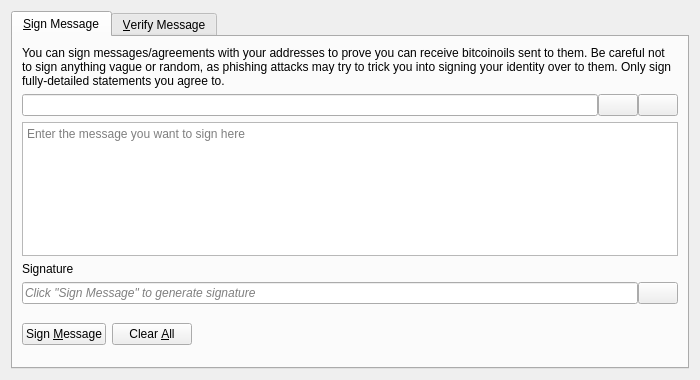
<?xml version="1.0" encoding="UTF-8"?>
<ui version="4.0">
 <class>SignVerifyMessageDialog</class>
 <widget class="QDialog" name="SignVerifyMessageDialog">
  <property name="geometry">
   <rect>
    <x>0</x>
    <y>0</y>
    <width>700</width>
    <height>380</height>
   </rect>
  </property>
  <property name="windowTitle">
   <string>Signatures - Sign / Verify a Message</string>
  </property>
  <property name="modal">
   <bool>true</bool>
  </property>
  <layout class="QVBoxLayout" name="verticalLayout">
   <item>
    <widget class="QTabWidget" name="tabWidget">
     <property name="currentIndex">
      <number>0</number>
     </property>
     <widget class="QWidget" name="tabSignMessage">
      <attribute name="title">
       <string>&amp;Sign Message</string>
      </attribute>
      <layout class="QVBoxLayout" name="verticalLayout_SM">
       <item>
        <widget class="QLabel" name="infoLabel_SM">
         <property name="text">
          <string>You can sign messages/agreements with your addresses to prove you can receive bitcoinoils sent to them. Be careful not to sign anything vague or random, as phishing attacks may try to trick you into signing your identity over to them. Only sign fully-detailed statements you agree to.</string>
         </property>
         <property name="textFormat">
          <enum>Qt::PlainText</enum>
         </property>
         <property name="wordWrap">
          <bool>true</bool>
         </property>
        </widget>
       </item>
       <item>
        <layout class="QHBoxLayout" name="horizontalLayout_1_SM">
         <property name="spacing">
          <number>0</number>
         </property>
         <item>
          <widget class="QValidatedLineEdit" name="addressIn_SM">
           <property name="toolTip">
            <string>The BitcoinOil address to sign the message with</string>
           </property>
          </widget>
         </item>
         <item>
          <widget class="QPushButton" name="addressBookButton_SM">
           <property name="toolTip">
            <string>Choose previously used address</string>
           </property>
           <property name="text">
            <string/>
           </property>
           <property name="icon">
            <iconset resource="../bitcoinoil.qrc">
             <normaloff>:/icons/address-book</normaloff>:/icons/address-book</iconset>
           </property>
           <property name="shortcut">
            <string>Alt+A</string>
           </property>
           <property name="autoDefault">
            <bool>false</bool>
           </property>
          </widget>
         </item>
         <item>
          <widget class="QPushButton" name="pasteButton_SM">
           <property name="toolTip">
            <string>Paste address from clipboard</string>
           </property>
           <property name="text">
            <string/>
           </property>
           <property name="icon">
            <iconset resource="../bitcoinoil.qrc">
             <normaloff>:/icons/editpaste</normaloff>:/icons/editpaste</iconset>
           </property>
           <property name="shortcut">
            <string>Alt+P</string>
           </property>
           <property name="autoDefault">
            <bool>false</bool>
           </property>
          </widget>
         </item>
        </layout>
       </item>
       <item>
        <widget class="QPlainTextEdit" name="messageIn_SM">
         <property name="toolTip">
          <string>Enter the message you want to sign here</string>
         </property>
         <property name="placeholderText">
          <string>Enter the message you want to sign here</string>
         </property>
        </widget>
       </item>
       <item>
        <widget class="QLabel" name="signatureLabel_SM">
         <property name="text">
          <string>Signature</string>
         </property>
         <property name="textFormat">
          <enum>Qt::PlainText</enum>
         </property>
        </widget>
       </item>
       <item>
        <layout class="QHBoxLayout" name="horizontalLayout_2_SM">
         <property name="spacing">
          <number>0</number>
         </property>
         <item>
          <widget class="QLineEdit" name="signatureOut_SM">
           <property name="placeholderText">
            <string>Click "Sign Message" to generate signature</string>
           </property>
           <property name="font">
            <font>
             <italic>true</italic>
            </font>
           </property>
           <property name="readOnly">
            <bool>true</bool>
           </property>
          </widget>
         </item>
         <item>
          <widget class="QPushButton" name="copySignatureButton_SM">
           <property name="toolTip">
            <string>Copy the current signature to the system clipboard</string>
           </property>
           <property name="text">
            <string/>
           </property>
           <property name="icon">
            <iconset resource="../bitcoinoil.qrc">
             <normaloff>:/icons/editcopy</normaloff>:/icons/editcopy</iconset>
           </property>
           <property name="autoDefault">
            <bool>false</bool>
           </property>
          </widget>
         </item>
        </layout>
       </item>
       <item>
        <layout class="QHBoxLayout" name="horizontalLayout_3_SM">
         <item>
          <widget class="QPushButton" name="signMessageButton_SM">
           <property name="toolTip">
            <string>Sign the message to prove you own this BitcoinOil address</string>
           </property>
           <property name="text">
            <string>Sign &amp;Message</string>
           </property>
           <property name="icon">
            <iconset resource="../bitcoinoil.qrc">
             <normaloff>:/icons/edit</normaloff>:/icons/edit</iconset>
           </property>
           <property name="autoDefault">
            <bool>false</bool>
           </property>
          </widget>
         </item>
         <item>
          <widget class="QPushButton" name="clearButton_SM">
           <property name="toolTip">
            <string>Reset all sign message fields</string>
           </property>
           <property name="text">
            <string>Clear &amp;All</string>
           </property>
           <property name="icon">
            <iconset resource="../bitcoinoil.qrc">
             <normaloff>:/icons/remove</normaloff>:/icons/remove</iconset>
           </property>
           <property name="autoDefault">
            <bool>false</bool>
           </property>
          </widget>
         </item>
         <item>
          <spacer name="horizontalSpacer_1_SM">
           <property name="orientation">
            <enum>Qt::Horizontal</enum>
           </property>
           <property name="sizeHint" stdset="0">
            <size>
             <width>40</width>
             <height>48</height>
            </size>
           </property>
          </spacer>
         </item>
         <item>
          <widget class="QLabel" name="statusLabel_SM">
           <property name="font">
            <font>
             <weight>75</weight>
             <bold>true</bold>
            </font>
           </property>
           <property name="text">
            <string/>
           </property>
           <property name="wordWrap">
            <bool>true</bool>
           </property>
          </widget>
         </item>
         <item>
          <spacer name="horizontalSpacer_2_SM">
           <property name="orientation">
            <enum>Qt::Horizontal</enum>
           </property>
           <property name="sizeHint" stdset="0">
            <size>
             <width>40</width>
             <height>48</height>
            </size>
           </property>
          </spacer>
         </item>
        </layout>
       </item>
      </layout>
     </widget>
     <widget class="QWidget" name="tabVerifyMessage">
      <attribute name="title">
       <string>&amp;Verify Message</string>
      </attribute>
      <layout class="QVBoxLayout" name="verticalLayout_VM">
       <item>
        <widget class="QLabel" name="infoLabel_VM">
         <property name="text">
          <string>Enter the receiver's address, message (ensure you copy line breaks, spaces, tabs, etc. exactly) and signature below to verify the message. Be careful not to read more into the signature than what is in the signed message itself, to avoid being tricked by a man-in-the-middle attack. Note that this only proves the signing party receives with the address, it cannot prove sendership of any transaction!</string>
         </property>
         <property name="textFormat">
          <enum>Qt::PlainText</enum>
         </property>
         <property name="alignment">
          <set>Qt::AlignLeading|Qt::AlignLeft|Qt::AlignTop</set>
         </property>
         <property name="wordWrap">
          <bool>true</bool>
         </property>
        </widget>
       </item>
       <item>
        <layout class="QHBoxLayout" name="horizontalLayout_1_VM">
         <property name="spacing">
          <number>0</number>
         </property>
         <item>
          <widget class="QValidatedLineEdit" name="addressIn_VM">
           <property name="toolTip">
            <string>The BitcoinOil address the message was signed with</string>
           </property>
          </widget>
         </item>
         <item>
          <widget class="QPushButton" name="addressBookButton_VM">
           <property name="toolTip">
            <string>Choose previously used address</string>
           </property>
           <property name="text">
            <string/>
           </property>
           <property name="icon">
            <iconset resource="../bitcoinoil.qrc">
             <normaloff>:/icons/address-book</normaloff>:/icons/address-book</iconset>
           </property>
           <property name="shortcut">
            <string>Alt+A</string>
           </property>
           <property name="autoDefault">
            <bool>false</bool>
           </property>
          </widget>
         </item>
        </layout>
       </item>
       <item>
        <widget class="QPlainTextEdit" name="messageIn_VM">
          <property name="toolTip">
            <string>The signed message to verify</string>
          </property>
          <property name="placeholderText">
            <string>The signed message to verify</string>
          </property>
        </widget>
       </item>
       <item>
        <widget class="QValidatedLineEdit" name="signatureIn_VM">
          <property name="toolTip">
            <string>The signature given when the message was signed</string>
          </property>
          <property name="placeholderText">
            <string>The signature given when the message was signed</string>
          </property>
        </widget>
       </item>
       <item>
        <layout class="QHBoxLayout" name="horizontalLayout_2_VM">
         <item>
          <widget class="QPushButton" name="verifyMessageButton_VM">
           <property name="toolTip">
            <string>Verify the message to ensure it was signed with the specified BitcoinOil address</string>
           </property>
           <property name="text">
            <string>Verify &amp;Message</string>
           </property>
           <property name="icon">
            <iconset resource="../bitcoinoil.qrc">
             <normaloff>:/icons/transaction_0</normaloff>:/icons/transaction_0</iconset>
           </property>
           <property name="autoDefault">
            <bool>false</bool>
           </property>
          </widget>
         </item>
         <item>
          <widget class="QPushButton" name="clearButton_VM">
           <property name="toolTip">
            <string>Reset all verify message fields</string>
           </property>
           <property name="text">
            <string>Clear &amp;All</string>
           </property>
           <property name="icon">
            <iconset resource="../bitcoinoil.qrc">
             <normaloff>:/icons/remove</normaloff>:/icons/remove</iconset>
           </property>
           <property name="autoDefault">
            <bool>false</bool>
           </property>
          </widget>
         </item>
         <item>
          <spacer name="horizontalSpacer_1_VM">
           <property name="orientation">
            <enum>Qt::Horizontal</enum>
           </property>
           <property name="sizeHint" stdset="0">
            <size>
             <width>40</width>
             <height>48</height>
            </size>
           </property>
          </spacer>
         </item>
         <item>
          <widget class="QLabel" name="statusLabel_VM">
           <property name="font">
            <font>
             <weight>75</weight>
             <bold>true</bold>
            </font>
           </property>
           <property name="text">
            <string/>
           </property>
           <property name="wordWrap">
            <bool>true</bool>
           </property>
          </widget>
         </item>
         <item>
          <spacer name="horizontalSpacer_2_VM">
           <property name="orientation">
            <enum>Qt::Horizontal</enum>
           </property>
           <property name="sizeHint" stdset="0">
            <size>
             <width>40</width>
             <height>48</height>
            </size>
           </property>
          </spacer>
         </item>
        </layout>
       </item>
      </layout>
     </widget>
    </widget>
   </item>
  </layout>
 </widget>
 <customwidgets>
  <customwidget>
   <class>QValidatedLineEdit</class>
   <extends>QLineEdit</extends>
   <header>qt/qvalidatedlineedit.h</header>
  </customwidget>
 </customwidgets>
 <resources>
  <include location="../bitcoinoil.qrc"/>
 </resources>
 <connections/>
</ui>
